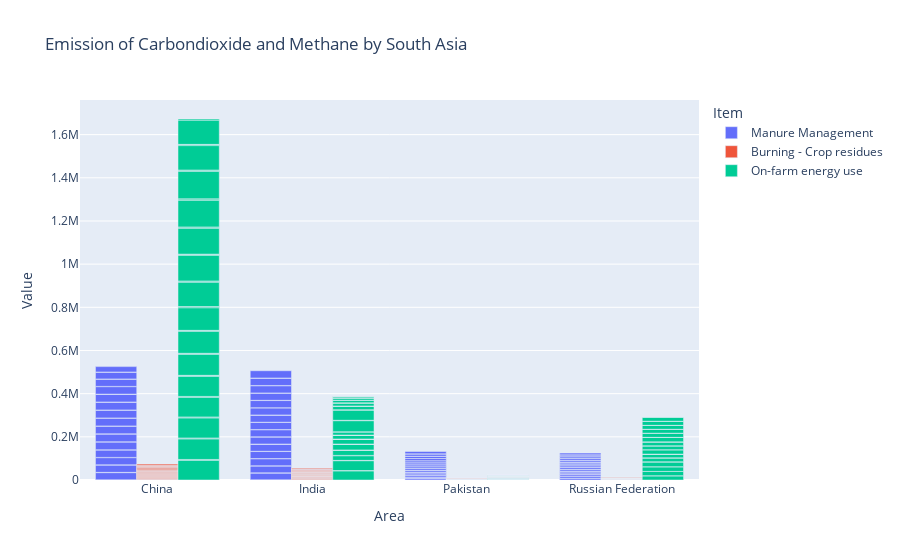

Notebook code for this chart:
### Code cell
import plotly.express as px
import pandas as pd
df = pd.read_csv("test.csv")
fig = px.bar(df, x="Area", y="Value", color="Item", barmode="group",title='Emission of Carbondioxide and Methane by South Asia')
fig.show()

### Figure 1 — Plotly figure (JSON) as saved in the notebook; plotly's stock layout.template omitted (floating-point values rounded to 4 significant figures; data arrays with more than 128 entries replaced by an {"elided": "..."} marker saying what was removed)
{"data": [{"alignmentgroup": "True", "hovertemplate": "Item=Manure Management<br>Area=%{x}<br>Value=%{y}<extra></extra>", "legendgroup": "Manure Management", "marker": {"color": "#636efa", "pattern": {"shape": ""}}, "name": "Manure Management", "offsetgroup": "Manure Management", "orientation": "v", "showlegend": true, "textposition": "auto", "type": "bar", "x": ["China", "China", "China", "China", "China", "China", "China", "China", "China", "China", "China", "China", "China", "China", "China", "China", "China", "China", "China", "China", "China", "China", "China", "China", "China", "China", "China", "China", "China", "China", "India", "India", "India", "India", "India", "India", "India", "India", "India", "India", "India", "India", "India", "India", "India", "India", "India", "India", "India", "India", "India", "India", "India", "India", "India", "India", "India", "India", "India", "India", "Pakistan", "Pakistan", "Pakistan", "Pakistan", "Pakistan", "Pakistan", "Pakistan", "Pakistan", "Pakistan", "Pakistan", "Pakistan", "Pakistan", "Pakistan", "Pakistan", "Pakistan", "Pakistan", "Pakistan", "Pakistan", "Pakistan", "Pakistan", "Pakistan", "Pakistan", "Pakistan", "Pakistan", "Pakistan", "Pakistan", "Pakistan", "Pakistan", "Pakistan", "Pakistan", "Russian Federation", "Russian Federation", "Russian Federation", "Russian Federation", "Russian Federation", "Russian Federation", "Russian Federation", "Russian Federation", "Russian Federation", "Russian Federation", "Russian Federation", "Russian Federation", "Russian Federation", "Russian Federation", "Russian Federation", "Russian Federation", "Russian Federation", "Russian Federation", "Russian Federation", "Russian Federation", "Russian Federation", "Russian Federation", "Russian Federation", "Russian Federation", "Russian Federation", "Russian Federation", "Russian Federation", "Russian Federation", "Russian Federation", "Russian Federation"], "xaxis": "x", "y": [1180.0, 33050.0, 1212.0, 33940.0, 1179.0, 33020.0, 1222.0, 34220.0, 1278.0, 35780.0, 1268.0, 35490.0, 1261.0, 35320.0, 1279.0, 35810.0, 1272.0, 35610.0, 1272.0, 35610.0, 1253.0, 35090.0, 1238.0, 34650.0, 1194.0, 33430.0, 1119.0, 31330.0, 885.5, 24790.0, 1113.0, 31170.0, 1128.0, 31590.0, 1154.0, 32300.0, 1155.0, 32340.0, 1157.0, 32390.0, 1160.0, 32480.0, 1162.0, 32540.0, 1163.0, 32570.0, 1163.0, 32550.0, 1164.0, 32610.0, 1173.0, 32840.0, 1180.0, 33050.0, 1188.0, 33260.0, 1196.0, 33480.0, 1198.0, 33560.0, 225.6, 6317.0, 246.1, 6891.0, 254.1, 7116.0, 262.6, 7352.0, 271.3, 7597.0, 273.5, 7659.0, 289.8, 8114.0, 299.5, 8387.0, 308.6, 8641.0, 319.0, 8931.0, 329.7, 9231.0, 345.7, 9680.0, 363.1, 10170.0, 376.3, 10540.0, 389.8, 10910.0, 287.9, 8062.0, 281.3, 7876.0, 283.6, 7941.0, 285.3, 7988.0, 283.1, 7926.0, 286.4, 8018.0, 282.9, 7921.0, 286.7, 8027.0, 292.6, 8194.0, 290.3, 8129.0, 293.5, 8217.0, 285.0, 7981.0, 285.0, 7979.0, 287.2, 8042.0, 286.3, 8015.0], "yaxis": "y"}, {"alignmentgroup": "True", "hovertemplate": "Item=Burning - Crop residues<br>Area=%{x}<br>Value=%{y}<extra></extra>", "legendgroup": "Burning - Crop residues", "marker": {"color": "#EF553B", "pattern": {"shape": ""}}, "name": "Burning - Crop residues", "offsetgroup": "Burning - Crop residues", "orientation": "v", "showlegend": true, "textposition": "auto", "type": "bar", "x": ["China", "China", "China", "China", "China", "China", "China", "China", "China", "China", "China", "China", "China", "China", "China", "China", "China", "China", "China", "China", "China", "China", "China", "China", "China", "China", "China", "China", "China", "China", "India", "India", "India", "India", "India", "India", "India", "India", "India", "India", "India", "India", "India", "India", "India", "India", "India", "India", "India", "India", "India", "India", "India", "India", "India", "India", "India", "India", "India", "India", "Pakistan", "Pakistan", "Pakistan", "Pakistan", "Pakistan", "Pakistan", "Pakistan", "Pakistan", "Pakistan", "Pakistan", "Pakistan", "Pakistan", "Pakistan", "Pakistan", "Pakistan", "Pakistan", "Pakistan", "Pakistan", "Pakistan", "Pakistan", "Pakistan", "Pakistan", "Pakistan", "Pakistan", "Pakistan", "Pakistan", "Pakistan", "Pakistan", "Pakistan", "Pakistan", "Russian Federation", "Russian Federation", "Russian Federation", "Russian Federation", "Russian Federation", "Russian Federation", "Russian Federation", "Russian Federation", "Russian Federation", "Russian Federation", "Russian Federation", "Russian Federation", "Russian Federation", "Russian Federation", "Russian Federation", "Russian Federation", "Russian Federation", "Russian Federation", "Russian Federation", "Russian Federation", "Russian Federation", "Russian Federation", "Russian Federation", "Russian Federation", "Russian Federation", "Russian Federation", "Russian Federation", "Russian Federation", "Russian Federation", "Russian Federation"], "xaxis": "x", "y": [141.5, 3961.0, 148.2, 4150.0, 151.4, 4239.0, 153.1, 4286.0, 157.9, 4420.0, 161.7, 4528.0, 164.9, 4616.0, 169.1, 4736.0, 172.8, 4838.0, 174.8, 4895.0, 196.8, 5509.0, 194.6, 5448.0, 189.5, 5306.0, 187.8, 5257.0, 184.2, 5156.0, 120.2, 3367.0, 122.3, 3426.0, 126.4, 3539.0, 128.8, 3608.0, 122.3, 3424.0, 124.8, 3495.0, 129.1, 3616.0, 128.1, 3587.0, 131.8, 3690.0, 132.2, 3701.0, 130.8, 3662.0, 132.4, 3707.0, 132.0, 3697.0, 131.2, 3675.0, 129.9, 3638.0, 17.43, 488.0, 17.3, 484.3, 17.65, 494.1, 18.65, 522.3, 18.38, 514.7, 17.66, 494.5, 18.1, 506.8, 17.49, 489.6, 18.71, 523.8, 19.31, 540.8, 19.21, 537.9, 19.78, 554.0, 19.73, 552.4, 19.32, 540.9, 19.52, 546.5, 29.01, 812.2, 27.75, 776.9, 29.11, 815.2, 33.07, 926.0, 32.06, 897.6, 26.44, 740.2, 31.46, 880.8, 28.5, 797.9, 31.79, 890.1, 33.13, 927.6, 35.44, 992.4, 37.3, 1044.0, 37.29, 1044.0, 35.27, 987.6, 36.81, 1031.0], "yaxis": "y"}, {"alignmentgroup": "True", "hovertemplate": "Item=On-farm energy use<br>Area=%{x}<br>Value=%{y}<extra></extra>", "legendgroup": "On-farm energy use", "marker": {"color": "#00cc96", "pattern": {"shape": ""}}, "name": "On-farm energy use", "offsetgroup": "On-farm energy use", "orientation": "v", "showlegend": true, "textposition": "auto", "type": "bar", "x": {"elided": "180 str values"}, "xaxis": "x", "y": {"elided": "180 float values"}, "yaxis": "y"}], "layout": {"barmode": "group", "legend": {"title": {"text": "Item"}, "tracegroupgap": 0}, "title": {"text": "Emission of Carbondioxide and Methane by South Asia"}, "xaxis": {"anchor": "y", "domain": [0, 1], "title": {"text": "Area"}}, "yaxis": {"anchor": "x", "domain": [0, 1], "title": {"text": "Value"}}}}
